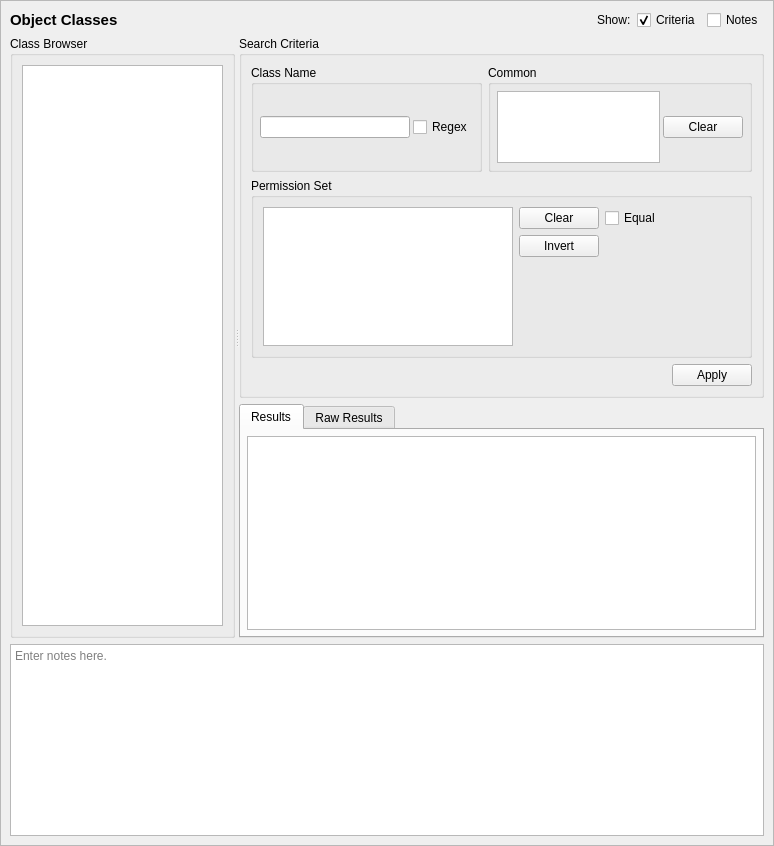
<?xml version="1.0" encoding="UTF-8"?>
<ui version="4.0">
 <class>ObjClassQueryTab_ui</class>
 <widget class="QScrollArea" name="ObjClassQueryTab_ui">
  <property name="geometry">
   <rect>
    <x>0</x>
    <y>0</y>
    <width>774</width>
    <height>846</height>
   </rect>
  </property>
  <property name="sizeAdjustPolicy">
   <enum>QAbstractScrollArea::AdjustToContents</enum>
  </property>
  <property name="widgetResizable">
   <bool>true</bool>
  </property>
  <widget class="QWidget" name="contents">
   <property name="geometry">
    <rect>
     <x>0</x>
     <y>0</y>
     <width>772</width>
     <height>844</height>
    </rect>
   </property>
   <property name="minimumSize">
    <size>
     <width>0</width>
     <height>0</height>
    </size>
   </property>
   <layout class="QGridLayout" name="gridLayout_3">
    <item row="0" column="0">
     <widget class="QLabel" name="label">
      <property name="sizePolicy">
       <sizepolicy hsizetype="Preferred" vsizetype="Fixed">
        <horstretch>0</horstretch>
        <verstretch>0</verstretch>
       </sizepolicy>
      </property>
      <property name="maximumSize">
       <size>
        <width>16777215</width>
        <height>20</height>
       </size>
      </property>
      <property name="font">
       <font>
        <pointsize>11</pointsize>
        <weight>75</weight>
        <bold>true</bold>
       </font>
      </property>
      <property name="text">
       <string>Object Classes</string>
      </property>
     </widget>
    </item>
    <item row="3" column="0" colspan="5">
     <widget class="QTextEdit" name="notes">
      <property name="minimumSize">
       <size>
        <width>0</width>
        <height>80</height>
       </size>
      </property>
      <property name="toolTip">
       <string>Optionally enter notes here about the query.</string>
      </property>
      <property name="placeholderText">
       <string>Enter notes here.</string>
      </property>
     </widget>
    </item>
    <item row="0" column="1">
     <spacer name="horizontalSpacer">
      <property name="orientation">
       <enum>Qt::Horizontal</enum>
      </property>
      <property name="sizeHint" stdset="0">
       <size>
        <width>440</width>
        <height>20</height>
       </size>
      </property>
     </spacer>
    </item>
    <item row="0" column="2">
     <widget class="QLabel" name="label_2">
      <property name="text">
       <string>Show:</string>
      </property>
     </widget>
    </item>
    <item row="0" column="3">
     <widget class="QCheckBox" name="criteria_expander">
      <property name="toolTip">
       <string>Show or hide the search criteria (no settings are lost)</string>
      </property>
      <property name="text">
       <string>Criteria</string>
      </property>
      <property name="checked">
       <bool>true</bool>
      </property>
     </widget>
    </item>
    <item row="0" column="4">
     <widget class="QCheckBox" name="notes_expander">
      <property name="toolTip">
       <string>Show or hide the notes field (no data is lost)</string>
      </property>
      <property name="text">
       <string>Notes</string>
      </property>
     </widget>
    </item>
    <item row="1" column="0" rowspan="2" colspan="5">
     <widget class="QSplitter" name="splitter">
      <property name="sizePolicy">
       <sizepolicy hsizetype="Expanding" vsizetype="Preferred">
        <horstretch>0</horstretch>
        <verstretch>1</verstretch>
       </sizepolicy>
      </property>
      <property name="orientation">
       <enum>Qt::Horizontal</enum>
      </property>
      <widget class="QGroupBox" name="browser_groupBox">
       <property name="title">
        <string>Class Browser</string>
       </property>
       <layout class="QGridLayout" name="gridLayout">
        <item row="0" column="0">
         <widget class="GetDetailsListView" name="classes"/>
        </item>
       </layout>
      </widget>
      <widget class="QWidget" name="verticalLayoutWidget">
       <layout class="QVBoxLayout" name="verticalLayout">
        <item>
         <widget class="QGroupBox" name="criteria_frame">
          <property name="sizePolicy">
           <sizepolicy hsizetype="Preferred" vsizetype="Preferred">
            <horstretch>0</horstretch>
            <verstretch>0</verstretch>
           </sizepolicy>
          </property>
          <property name="maximumSize">
           <size>
            <width>16777215</width>
            <height>16777215</height>
           </size>
          </property>
          <property name="title">
           <string>Search Criteria</string>
          </property>
          <layout class="QGridLayout" name="gridLayout_2">
           <item row="0" column="0">
            <widget class="QGroupBox" name="name_criteria">
             <property name="maximumSize">
              <size>
               <width>16777215</width>
               <height>120</height>
              </size>
             </property>
             <property name="title">
              <string>Class Name</string>
             </property>
             <layout class="QGridLayout" name="gridLayout_8">
              <property name="leftMargin">
               <number>6</number>
              </property>
              <property name="topMargin">
               <number>6</number>
              </property>
              <property name="rightMargin">
               <number>6</number>
              </property>
              <property name="bottomMargin">
               <number>6</number>
              </property>
              <property name="spacing">
               <number>3</number>
              </property>
              <item row="0" column="1">
               <widget class="QLineEdit" name="name">
                <property name="sizePolicy">
                 <sizepolicy hsizetype="Expanding" vsizetype="Fixed">
                  <horstretch>0</horstretch>
                  <verstretch>0</verstretch>
                 </sizepolicy>
                </property>
                <property name="minimumSize">
                 <size>
                  <width>150</width>
                  <height>20</height>
                 </size>
                </property>
                <property name="maximumSize">
                 <size>
                  <width>250</width>
                  <height>16777215</height>
                 </size>
                </property>
               </widget>
              </item>
              <item row="0" column="2">
               <widget class="QCheckBox" name="name_regex">
                <property name="toolTip">
                 <string>Use regular expressions to match the role's name.</string>
                </property>
                <property name="text">
                 <string>Regex</string>
                </property>
               </widget>
              </item>
             </layout>
            </widget>
           </item>
           <item row="0" column="1">
            <widget class="QGroupBox" name="common_criteria">
             <property name="maximumSize">
              <size>
               <width>16777215</width>
               <height>120</height>
              </size>
             </property>
             <property name="title">
              <string>Common</string>
             </property>
             <layout class="QGridLayout" name="gridLayout_10">
              <property name="leftMargin">
               <number>6</number>
              </property>
              <property name="topMargin">
               <number>6</number>
              </property>
              <property name="rightMargin">
               <number>6</number>
              </property>
              <property name="bottomMargin">
               <number>6</number>
              </property>
              <property name="spacing">
               <number>3</number>
              </property>
              <item row="0" column="0">
               <widget class="QListView" name="common">
                <property name="maximumSize">
                 <size>
                  <width>250</width>
                  <height>16777215</height>
                 </size>
                </property>
                <property name="toolTip">
                 <string>A matching class will inherit the selected common.</string>
                </property>
                <property name="editTriggers">
                 <set>QAbstractItemView::NoEditTriggers</set>
                </property>
               </widget>
              </item>
              <item row="0" column="1">
               <widget class="QPushButton" name="clear_common">
                <property name="text">
                 <string>Clear</string>
                </property>
               </widget>
              </item>
              <item row="0" column="2">
               <spacer name="horizontalSpacer_2">
                <property name="orientation">
                 <enum>Qt::Horizontal</enum>
                </property>
                <property name="sizeHint" stdset="0">
                 <size>
                  <width>40</width>
                  <height>20</height>
                 </size>
                </property>
               </spacer>
              </item>
             </layout>
            </widget>
           </item>
           <item row="1" column="0" rowspan="4" colspan="2">
            <widget class="QGroupBox" name="perms_criteria">
             <property name="title">
              <string>Permission Set</string>
             </property>
             <layout class="QGridLayout" name="gridLayout_4">
              <item row="0" column="0" rowspan="3">
               <widget class="QListView" name="perms">
                <property name="sizePolicy">
                 <sizepolicy hsizetype="Expanding" vsizetype="Preferred">
                  <horstretch>0</horstretch>
                  <verstretch>0</verstretch>
                 </sizepolicy>
                </property>
                <property name="maximumSize">
                 <size>
                  <width>250</width>
                  <height>16777215</height>
                 </size>
                </property>
                <property name="toolTip">
                 <string>A matching class will have the selected permissions.</string>
                </property>
                <property name="selectionMode">
                 <enum>QAbstractItemView::ExtendedSelection</enum>
                </property>
               </widget>
              </item>
              <item row="0" column="1">
               <widget class="QPushButton" name="clear_perms">
                <property name="text">
                 <string>Clear</string>
                </property>
               </widget>
              </item>
              <item row="0" column="2">
               <widget class="QCheckBox" name="perms_equal">
                <property name="toolTip">
                 <string>A matching class will have a permission set equal to the selected permissions.</string>
                </property>
                <property name="text">
                 <string>Equal</string>
                </property>
               </widget>
              </item>
              <item row="0" column="3">
               <spacer name="horizontalSpacer_5">
                <property name="orientation">
                 <enum>Qt::Horizontal</enum>
                </property>
                <property name="sizeHint" stdset="0">
                 <size>
                  <width>40</width>
                  <height>20</height>
                 </size>
                </property>
               </spacer>
              </item>
              <item row="1" column="1">
               <widget class="QPushButton" name="invert_perms">
                <property name="text">
                 <string>Invert</string>
                </property>
               </widget>
              </item>
              <item row="2" column="1">
               <spacer name="verticalSpacer">
                <property name="orientation">
                 <enum>Qt::Vertical</enum>
                </property>
                <property name="sizeHint" stdset="0">
                 <size>
                  <width>20</width>
                  <height>40</height>
                 </size>
                </property>
               </spacer>
              </item>
             </layout>
            </widget>
           </item>
           <item row="5" column="1">
            <widget class="QDialogButtonBox" name="buttonBox">
             <property name="standardButtons">
              <set>QDialogButtonBox::Apply</set>
             </property>
            </widget>
           </item>
          </layout>
         </widget>
        </item>
        <item>
         <widget class="QTabWidget" name="results_frame">
          <property name="sizePolicy">
           <sizepolicy hsizetype="Preferred" vsizetype="MinimumExpanding">
            <horstretch>0</horstretch>
            <verstretch>1</verstretch>
           </sizepolicy>
          </property>
          <property name="currentIndex">
           <number>0</number>
          </property>
          <widget class="QWidget" name="table_page">
           <property name="sizePolicy">
            <sizepolicy hsizetype="Preferred" vsizetype="MinimumExpanding">
             <horstretch>0</horstretch>
             <verstretch>0</verstretch>
            </sizepolicy>
           </property>
           <attribute name="title">
            <string>Results</string>
           </attribute>
           <layout class="QVBoxLayout" name="verticalLayout_3">
            <property name="leftMargin">
             <number>6</number>
            </property>
            <property name="topMargin">
             <number>6</number>
            </property>
            <property name="rightMargin">
             <number>6</number>
            </property>
            <property name="bottomMargin">
             <number>6</number>
            </property>
            <item>
             <widget class="SEToolsTableView" name="table_results">
              <property name="sizePolicy">
               <sizepolicy hsizetype="Expanding" vsizetype="MinimumExpanding">
                <horstretch>0</horstretch>
                <verstretch>0</verstretch>
               </sizepolicy>
              </property>
              <property name="sizeAdjustPolicy">
               <enum>QAbstractScrollArea::AdjustIgnored</enum>
              </property>
              <property name="alternatingRowColors">
               <bool>true</bool>
              </property>
              <property name="sortingEnabled">
               <bool>true</bool>
              </property>
             </widget>
            </item>
           </layout>
          </widget>
          <widget class="QWidget" name="raw_page">
           <property name="sizePolicy">
            <sizepolicy hsizetype="Preferred" vsizetype="MinimumExpanding">
             <horstretch>0</horstretch>
             <verstretch>0</verstretch>
            </sizepolicy>
           </property>
           <attribute name="title">
            <string>Raw Results</string>
           </attribute>
           <layout class="QVBoxLayout" name="verticalLayout_2">
            <property name="leftMargin">
             <number>6</number>
            </property>
            <property name="topMargin">
             <number>6</number>
            </property>
            <property name="rightMargin">
             <number>6</number>
            </property>
            <property name="bottomMargin">
             <number>6</number>
            </property>
            <item>
             <widget class="QPlainTextEdit" name="raw_results">
              <property name="sizePolicy">
               <sizepolicy hsizetype="Expanding" vsizetype="MinimumExpanding">
                <horstretch>0</horstretch>
                <verstretch>0</verstretch>
               </sizepolicy>
              </property>
              <property name="minimumSize">
               <size>
                <width>0</width>
                <height>0</height>
               </size>
              </property>
              <property name="font">
               <font>
                <family>Monospace</family>
               </font>
              </property>
              <property name="documentTitle">
               <string/>
              </property>
              <property name="lineWrapMode">
               <enum>QPlainTextEdit::NoWrap</enum>
              </property>
              <property name="readOnly">
               <bool>true</bool>
              </property>
             </widget>
            </item>
           </layout>
          </widget>
         </widget>
        </item>
       </layout>
      </widget>
     </widget>
    </item>
   </layout>
   <zorder>splitter</zorder>
   <zorder>notes</zorder>
   <zorder>label</zorder>
   <zorder>label_2</zorder>
   <zorder>horizontalSpacer</zorder>
   <zorder>criteria_expander</zorder>
   <zorder>notes_expander</zorder>
  </widget>
 </widget>
 <customwidgets>
  <customwidget>
   <class>SEToolsTableView</class>
   <extends>QTableView</extends>
   <header>setoolsgui/tableview.h</header>
  </customwidget>
  <customwidget>
   <class>GetDetailsListView</class>
   <extends>QListView</extends>
   <header>setoolsgui/getdetailslist.h</header>
  </customwidget>
 </customwidgets>
 <tabstops>
  <tabstop>criteria_expander</tabstop>
  <tabstop>notes_expander</tabstop>
  <tabstop>classes</tabstop>
  <tabstop>name</tabstop>
  <tabstop>name_regex</tabstop>
  <tabstop>common</tabstop>
  <tabstop>clear_common</tabstop>
  <tabstop>perms</tabstop>
  <tabstop>clear_perms</tabstop>
  <tabstop>invert_perms</tabstop>
  <tabstop>perms_equal</tabstop>
  <tabstop>results_frame</tabstop>
  <tabstop>table_results</tabstop>
  <tabstop>raw_results</tabstop>
  <tabstop>notes</tabstop>
 </tabstops>
 <resources/>
 <connections>
  <connection>
   <sender>notes_expander</sender>
   <signal>toggled(bool)</signal>
   <receiver>notes</receiver>
   <slot>setVisible(bool)</slot>
   <hints>
    <hint type="sourcelabel">
     <x>732</x>
     <y>20</y>
    </hint>
    <hint type="destinationlabel">
     <x>386</x>
     <y>754</y>
    </hint>
   </hints>
  </connection>
  <connection>
   <sender>criteria_expander</sender>
   <signal>toggled(bool)</signal>
   <receiver>criteria_frame</receiver>
   <slot>setVisible(bool)</slot>
   <hints>
    <hint type="sourcelabel">
     <x>583</x>
     <y>20</y>
    </hint>
    <hint type="destinationlabel">
     <x>496</x>
     <y>226</y>
    </hint>
   </hints>
  </connection>
  <connection>
   <sender>clear_perms</sender>
   <signal>clicked()</signal>
   <receiver>perms</receiver>
   <slot>clearSelection()</slot>
   <hints>
    <hint type="sourcelabel">
     <x>592</x>
     <y>216</y>
    </hint>
    <hint type="destinationlabel">
     <x>442</x>
     <y>276</y>
    </hint>
   </hints>
  </connection>
  <connection>
   <sender>clear_common</sender>
   <signal>clicked()</signal>
   <receiver>common</receiver>
   <slot>clearSelection()</slot>
   <hints>
    <hint type="sourcelabel">
     <x>701</x>
     <y>126</y>
    </hint>
    <hint type="destinationlabel">
     <x>595</x>
     <y>127</y>
    </hint>
   </hints>
  </connection>
 </connections>
</ui>
